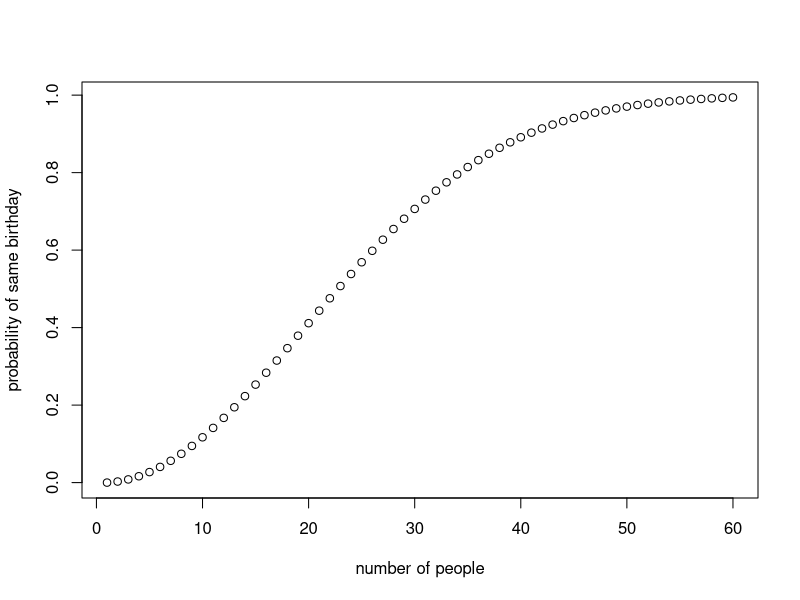
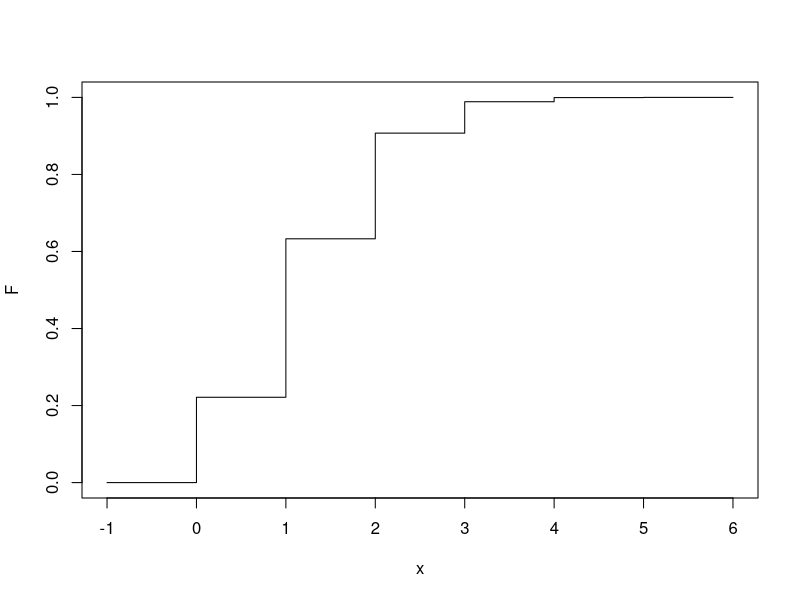

These figures' R source, in order: (Note: this script raises an error after producing the figures.)
# create a vector of n 1s
n <- 60
prob <- rep(1, n)
# Prob of n people not having the same birthday
for (k in 2:n) {
  prob[k] <- prob[k - 1] * (365 - k + 1) / 365
}
# plot of n people against prob that at least 2 have the same birthday
plot(1:n, 1 - prob,
  xlab = "number of people",
  ylab = "probability of same birthday"
)
# showing the data points
data.frame(1:n, 1 - prob)

# Pascal's triangle
pascal <- matrix(numeric(64), nrow = 8)
pascal[, 1] <- 1
for (n in 2:8) {
  for (k in 2:n) {
    pascal[n, k] <- pascal[n - 1, k] + pascal[n - 1, k - 1]
  }
}
# Distribution function of probability of choosing 5 cards in a pack of
# 52 cards with at least 1 diamond.
x <- -1:6
f <- choose(13, x) * choose(39, 5 - x) / choose(52, 5)
data.frame(f)
F <- cumsum(f)
plot(x, F, type = "s")

n <- 0:50
x <- numeric(max(n))
for (k in n) {
  x[k + 1] <- choose(max(n), k)
}
print(x)

ggplot(mtcars, aes(x = seq)) +
  stat_function(
    fun = dnorm,
    args = with(mtcars, c(mean = mean(mpg), sd = sd(mpg)))
  ) +
  scale_x_continuous("Miles per gallon")

# Generating a geometric distribution of rv with p=1/3
x <- 0:10
f <- dgeom(x, 1 / 3)
F <- pgeom(x, 1 / 3)
print(data.frame(x, f, F))
